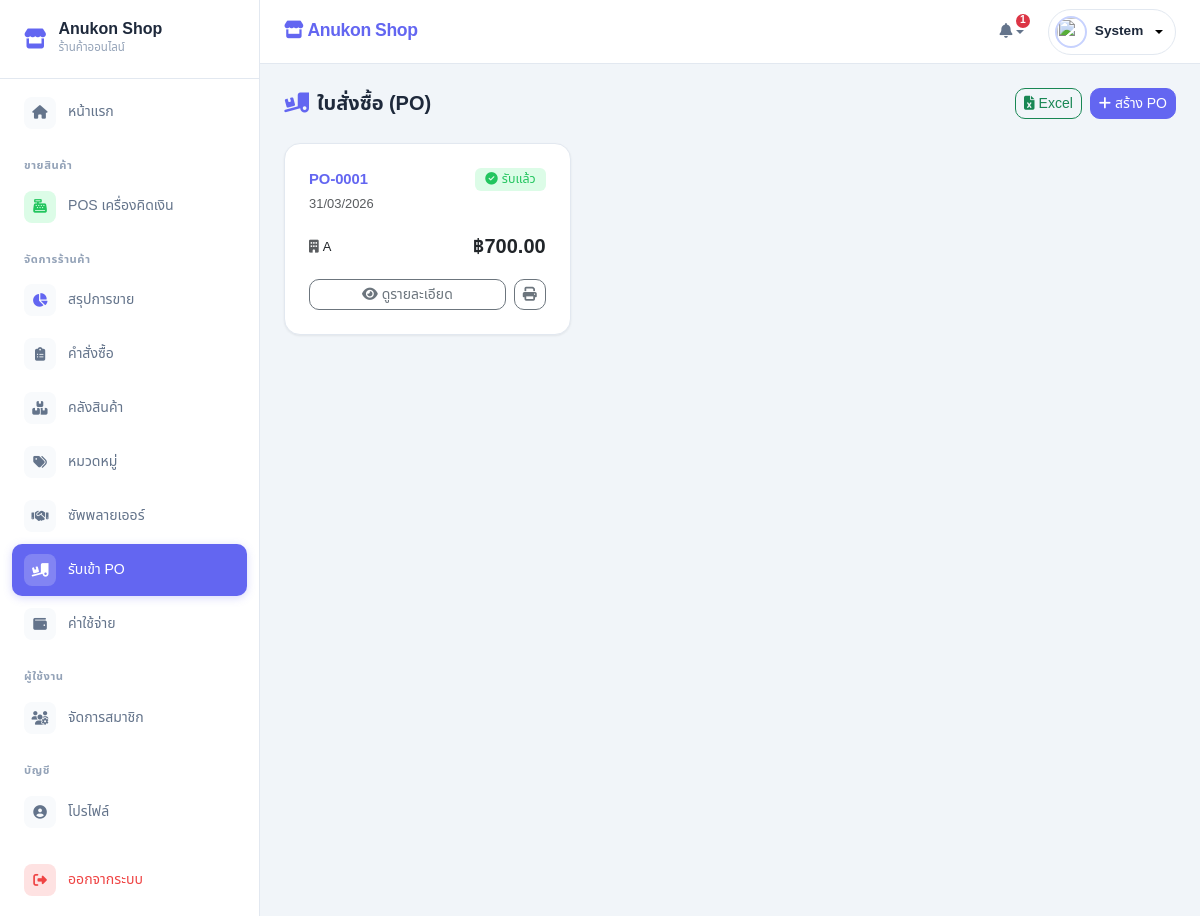
The page /views/purchases.php (signed in) on the database as committed earlier.
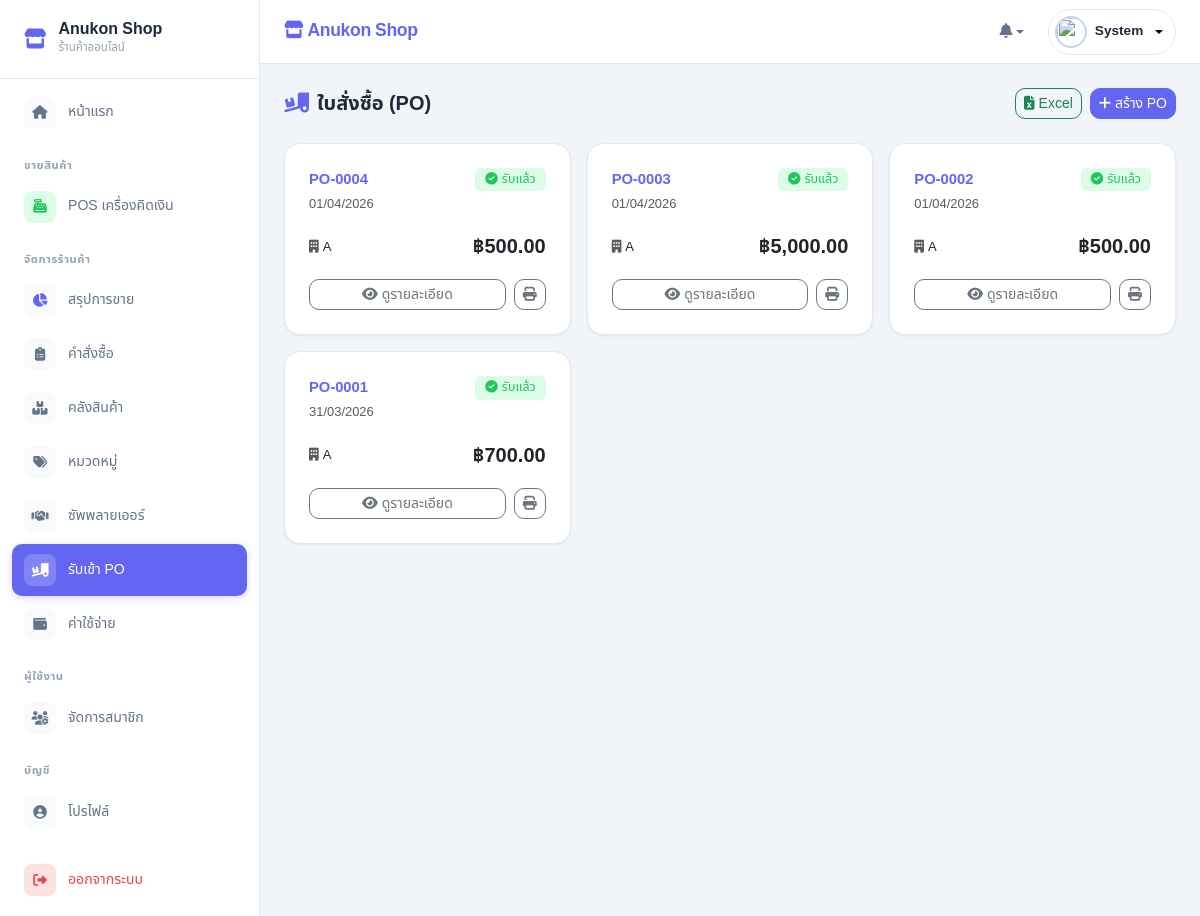
The same page on the database as committed later.
### tables this page shows
CREATE TABLE `bill_purchases` (
  `purchases_id` int NOT NULL,
  `sp_id` int DEFAULT NULL,
  `total_cost` decimal(12,2) DEFAULT '0.00',
  `purchase_date` date DEFAULT NULL,
  `received_date` date DEFAULT NULL,
  `purchase_status` tinyint DEFAULT NULL COMMENT '1=Pending, 2=Received, 0=Cancelled',
  `remark` text,
  `created_at` timestamp NOT NULL DEFAULT CURRENT_TIMESTAMP,
  `updated_at` timestamp NOT NULL DEFAULT CURRENT_TIMESTAMP ON UPDATE CURRENT_TIMESTAMP
);

CREATE TABLE `supplers` (
  `sp_id` int NOT NULL,
  `sp_name` varchar(200) NOT NULL,
  `sp_tax` varchar(20) DEFAULT NULL,
  `sp_address` int DEFAULT NULL,
  `sp_email` varchar(100) DEFAULT NULL,
  `sp_status` tinyint DEFAULT '1',
  `ct_first_name` varchar(100) DEFAULT NULL,
  `ct_last_name` varchar(100) DEFAULT NULL,
  `ct_position` varchar(100) DEFAULT NULL,
  `ct_phone` varchar(20) DEFAULT NULL,
  `created_at` timestamp NOT NULL DEFAULT CURRENT_TIMESTAMP,
  `updated_at` timestamp NOT NULL DEFAULT CURRENT_TIMESTAMP ON UPDATE CURRENT_TIMESTAMP
);

### views/purchases.php (the view, shortened to what this page needs)
<?php
include_once '../includes/header.php';
$result = $conn->query("SELECT b.*, s.sp_name FROM bill_purchases b LEFT JOIN supplers s ON b.sp_id = s.sp_id ORDER BY b.purchases_id DESC");
$po_status = [
    0 => ['label' => 'ยกเลิก', 'bg' => 'var(--danger-soft)', 'color' => 'var(--danger)', 'icon' => 'fa-ban'],
    1 => ['label' => 'รอรับสินค้า', 'bg' => 'var(--warning-soft)', 'color' => '#b45309', 'icon' => 'fa-clock'],
    2 => ['label' => 'รับแล้ว', 'bg' => 'var(--success-soft)', 'color' => 'var(--success)', 'icon' => 'fa-circle-check'],
];
?>
<main class="page-content fade-up">
    <div class="d-flex flex-wrap justify-content-between align-items-center gap-3 mb-4">
        <h5 class="fw-bold mb-0"><i class="fa-solid fa-truck-ramp-box text-primary me-2"></i>ใบสั่งซื้อ (PO)</h5>
        <div class="d-flex gap-2">
            <button class="btn btn-outline-success btn-sm" onclick="window.location.href='../api/export/export_data.php?type=po'">
                <i class="fa-solid fa-file-excel me-1"></i>Excel
            </button>
            <a href="purchase_create.php" class="btn btn-primary btn-sm">
                <i class="fa-solid fa-plus me-1"></i>สร้าง PO
            </a>
        </div>
    </div>
    <div class="row g-3">
        <?php if ($result->num_rows > 0): ?>
            <?php while($row = $result->fetch_assoc()):
                $cfg = $po_status[$row['purchase_status']] ?? $po_status[1];
                $po_no = 'PO-' . str_pad($row['purchases_id'], 4, '0', STR_PAD_LEFT);
            ?>
            <div class="col-12 col-md-6 col-xl-4">
                <div class="card p-4 h-100">
                    <div class="d-flex justify-content-between align-items-start mb-3">
                        <div>
                            <div class="fw-bold text-primary"><?php echo $po_no; ?></div>
                            <small class="text-muted"><?php echo date('d/m/Y', strtotime($row['purchase_date'])); ?></small>
                        </div>
                        <span class="badge" style="background: <?php echo $cfg['bg']; ?>; color: <?php echo $cfg['color']; ?>;">
                            <i class="fa-solid <?php echo $cfg['icon']; ?> me-1"></i><?php echo $cfg['label']; ?>
                        </span>
                    </div>
                    <div class="d-flex justify-content-between align-items-center mb-3">
                        <div class="small"><i class="fa-solid fa-building text-muted me-1"></i><?php echo htmlspecialchars($row['sp_name'] ?? '-'); ?></div>
                        <div class="fw-bold fs-5">฿<?php echo number_format($row['total_cost'], 2); ?></div>
                    </div>
                    <div class="d-flex gap-2 mt-auto">
                        <?php if($row['purchase_status'] == 1): ?>
                            <a href="purchase_receive.php?id=<?php echo $row['purchases_id']; ?>" class="btn btn-sm btn-success flex-grow-1">
                                <i class="fa-solid fa-box-open me-1"></i>รับของ
                            </a>
                        <?php else: ?>
                            <a href="purchase_receive.php?id=<?php echo $row['purchases_id']; ?>" class="btn btn-sm btn-outline-secondary flex-grow-1">
                                <i class="fa-solid fa-eye me-1"></i>ดูรายละเอียด
                            </a>
                        <?php endif; ?>
                        <a href="print_po.php?id=<?php echo $row['purchases_id']; ?>" target="_blank" class="btn btn-sm btn-outline-secondary">
                            <i class="fa-solid fa-print"></i>
                        </a>
                    </div>
                </div>
            </div>
            <?php endwhile; ?>
        <?php endif; ?>
    </div>
</main>
<?php include_once '../includes/footer.php'; ?>

### includes/header.php (shortened to what this page needs)
<?php
require_once '../config/db_config.php';
$notifications = [];
$noti_count = 0;
if ($_SESSION['role'] === 'admin') {
    $res = $conn->query("SELECT COUNT(*) as c FROM bill_sales WHERE sale_status = 1");
    if ($res && $row = $res->fetch_assoc()) {
        if ($row['c'] > 0) {
            $noti_count += $row['c'];
        }
    }
} else if ($_SESSION['role'] === 'customer') {
    $uid = $_SESSION['user_id'];
    $cart_sql = "SELECT SUM(quantity) as total_qty FROM cart_items WHERE user_id = ?";
    $stmt_cart = $conn->prepare($cart_sql);
    $stmt_cart->bind_param("i", $uid);
    $stmt_cart->execute();
    $cart_res = $stmt_cart->get_result()->fetch_assoc();
    $cart_count = $cart_res['total_qty'] ?? 0;
    $stmt_cart->close();
    $res = $conn->query("SELECT sale_id, sale_status FROM bill_sales WHERE user_id = $uid ORDER BY sale_id DESC LIMIT 5");
    if ($res) {
        while ($row = $res->fetch_assoc()) {
            $status_text = '';
            $icon = '';
            $color = '';
            switch ($row['sale_status']) {
                case 1:
                    $status_text = "รอตรวจสอบ/ชำระเงิน";
                    $icon = "fa-clock";
                    $color = "warning";
                    break;
                case 2:
                    $status_text = "กำลังจัดเตรียมสินค้า";
                    $icon = "fa-box";
                    $color = "info";
                    break;
                case 3:
                    $status_text = "จัดส่งเรียบร้อยแล้ว";
                    $icon = "fa-check-circle";
                    $color = "success";
                    break;
                case 4:
                    $status_text = "ชำระเงินเรียบร้อย (รับเอง)";
                    $icon = "fa-store";
                    $color = "primary";
                    break;
                case 0:
                    $status_text = "ยกเลิกคำสั่งซื้อแล้ว";
                    $icon = "fa-xmark";
                    $color = "danger";
                    break;
            }
            $notifications[] = ['icon' => $icon, 'color' => $color, 'text' => "ออเดอร์ #{$row['sale_id']} {$status_text}", 'link' => "order_detail.php?id={$row['sale_id']}"];
            $noti_count++;
        }
    }
}
?>
<!DOCTYPE html>
<html lang="th">
<head>
    <link href="https://cdn.jsdelivr.net/npm/bootstrap@5.3.0/dist/css/bootstrap.min.css" rel="stylesheet">
    <link rel="stylesheet" href="https://cdnjs.cloudflare.com/ajax/libs/font-awesome/6.4.0/css/all.min.css">
</head>
<body>
    <div id="wrapper">
        <?php include_once __DIR__ . '/sidebar.php'; ?>
        <div id="content-wrapper">
            <header class="top-navbar d-flex justify-content-between align-items-center">
                <div class="d-flex align-items-center gap-3">
                    <span class="nav-brand d-none d-sm-block">
                        <i class="fa-solid fa-store me-1"></i>Anukon Shop
                    </span>
                </div>
                <div class="d-flex align-items-center gap-3">
                    <div class="dropdown">
                        <button class="btn-nav dropdown-toggle border-0" type="button" data-bs-toggle="dropdown"
                            aria-expanded="false" style="background:none;">
                            <i class="fa-solid fa-bell"></i>
                            <?php if ($noti_count > 0): ?>
                                <span class="cart-badge bg-danger"
                                    style="right:0; top:0;"><?php echo $noti_count > 9 ? '9+' : $noti_count; ?></span>
                            <?php endif; ?>
                        </button>
                    </div>
                    <div class="dropdown">
                        <button class="user-dropdown-btn dropdown-toggle" type="button" data-bs-toggle="dropdown"
                            aria-expanded="false">
                            <img src="../assets/img/default-profile.png" alt="" class="user-avatar">
                            <span
                                class="user-name d-none d-sm-inline"><?php echo $_SESSION['full_name'] ?? 'ผู้ใช้'; ?></span>
                        </button>
                    </div>
                </div>
            </header>

### includes/sidebar.php (shortened to what this page needs)
<?php
function renderMenu($role) {
    $current_page = basename($_SERVER['PHP_SELF']);
    $isActive = function($page) use ($current_page) {
        return ($current_page == $page) ? 'active' : '';
    };
    echo '<ul class="sidebar-menu">';
    echo '<li><a href="dashboard.php" class="menu-item ' . $isActive('dashboard.php') . '">
            <span class="menu-icon"><i class="fa-solid fa-house"></i></span>
            <span>หน้าแรก</span>
          </a></li>';
    if ($role == 'admin') {
        echo '<li class="menu-section">ขายสินค้า</li>';
        echo '<li><a href="pos.php" class="menu-item ' . $isActive('pos.php') . '">
                <span class="menu-icon bg-success-soft text-success"><i class="fa-solid fa-cash-register"></i></span>
                <span>POS เครื่องคิดเงิน</span>
              </a></li>';
        echo '<li class="menu-section">จัดการร้านค้า</li>';
        echo '<li><a href="sales_summary.php" class="menu-item ' . $isActive('sales_summary.php') . '">
                <span class="menu-icon bg-primary-soft text-primary"><i class="fa-solid fa-chart-pie"></i></span>
                <span>สรุปการขาย</span>
              </a></li>';
        echo '<li><a href="orders_manage.php" class="menu-item ' . $isActive('orders_manage.php') . '">
                <span class="menu-icon"><i class="fa-solid fa-clipboard-list"></i></span>
                <span>คำสั่งซื้อ</span>
              </a></li>';
        echo '<li><a href="inventory.php" class="menu-item ' . $isActive('inventory.php') . '">
                <span class="menu-icon"><i class="fa-solid fa-boxes-stacked"></i></span>
                <span>คลังสินค้า</span>
              </a></li>';
        echo '<li><a href="categories.php" class="menu-item ' . $isActive('categories.php') . '">
                <span class="menu-icon"><i class="fa-solid fa-tags"></i></span>
                <span>หมวดหมู่</span>
              </a></li>';
        echo '<li><a href="suppliers.php" class="menu-item ' . $isActive('suppliers.php') . '">
                <span class="menu-icon"><i class="fa-solid fa-handshake"></i></span>
                <span>ซัพพลายเออร์</span>
              </a></li>';
        echo '<li><a href="purchases.php" class="menu-item ' . $isActive('purchases.php') . '">
                <span class="menu-icon"><i class="fa-solid fa-truck-ramp-box"></i></span>
                <span>รับเข้า PO</span>
              </a></li>';
        echo '<li><a href="expenses.php" class="menu-item ' . $isActive('expenses.php') . '">
                <span class="menu-icon"><i class="fa-solid fa-wallet"></i></span>
                <span>ค่าใช้จ่าย</span>
              </a></li>';
        echo '<li class="menu-section">ผู้ใช้งาน</li>';
        echo '<li><a href="users_manage.php" class="menu-item ' . $isActive('users_manage.php') . '">
                <span class="menu-icon"><i class="fa-solid fa-users-gear"></i></span>
                <span>จัดการสมาชิก</span>
              </a></li>';
    }
    echo '<li class="menu-section">บัญชี</li>';
    echo '<li><a href="profile.php" class="menu-item ' . $isActive('profile.php') . '">
            <span class="menu-icon"><i class="fa-solid fa-circle-user"></i></span>
            <span>โปรไฟล์</span>
          </a></li>';
    echo '<li class="mt-3"><a href="../actions/logout.php" class="menu-item menu-logout">
            <span class="menu-icon"><i class="fa-solid fa-right-from-bracket"></i></span>
            <span>ออกจากระบบ</span>
          </a></li>';
    echo '</ul>';
}
?>
<nav id="sidebar" class="d-none d-lg-flex flex-column">
    <div class="sidebar-brand">
        <i class="fa-solid fa-store"></i>
        <div>
            <div class="brand-name">Anukon Shop</div>
            <div class="brand-sub">ร้านค้าออนไลน์</div>
        </div>
    </div>
    <div class="sidebar-body">
        <?php renderMenu($_SESSION['role']); ?>
    </div>
</nav>

### includes/footer.php (shortened to what this page needs)
        </div>
    </div>
</body>
</html>

### includes/header.php (style rules this page uses)
:root { --primary: #6366f1; --primary-hover: #4f46e5; --primary-light: #eef2ff; --primary-soft: #c7d2fe; --surface: #ffffff; --surface-alt: #f8fafc; --bg: #f1f5f9; --text: #1e293b; --text-muted: #94a3b8; --text-secondary: #64748b; --border: #e2e8f0; --success: #22c55e; --success-soft: #dcfce7; --danger: #ef4444; --danger-soft: #fee2e2; --warning: #f59e0b; --warning-soft: #fef3c7; --info: #3b82f6; --info-soft: #dbeafe; --radius: 16px; --radius-sm: 10px; --radius-xs: 6px; --shadow: 0 1px 3px rgba(0, 0, 0, 0.04), 0 1px 2px rgba(0, 0, 0, 0.03); --shadow-md: 0 4px 6px -1px rgba(0, 0, 0, 0.05), 0 2px 4px -2px rgba(0, 0, 0, 0.03); --shadow-lg: 0 10px 15px -3px rgba(0, 0, 0, 0.05), 0 4px 6px -4px rgba(0, 0, 0, 0.03); --transition: all 0.2s ease; }
* { box-sizing: border-box; }
body { font-family: 'Noto Sans Thai', sans-serif; background-color: var(--bg); margin: 0; padding: 0; overflow-x: hidden; color: var(--text); font-size: 0.925rem; line-height: 1.6; }
.text-primary { color: var(--primary) !important; }
.btn-primary { background-color: var(--primary) !important; border-color: var(--primary) !important; border-radius: var(--radius-sm) !important; font-weight: 500; transition: var(--transition); }
.btn { border-radius: var(--radius-sm) !important; font-weight: 500; transition: var(--transition); }
.card { border: 1px solid var(--border); border-radius: var(--radius) !important; box-shadow: var(--shadow); background: var(--surface); transition: var(--transition); }
.badge { font-weight: 500; padding: 5px 10px; border-radius: var(--radius-xs); font-size: 0.78rem; }
#wrapper { display: flex; width: 100%; min-height: 100vh; }
#content-wrapper { flex: 1; display: flex; flex-direction: column; min-width: 0; background-color: var(--bg); }
.top-navbar { background: var(--surface); border-bottom: 1px solid var(--border); height: 64px; min-height: 64px; display: flex; align-items: center; padding: 0 24px; width: 100%; position: sticky; top: 0; z-index: 999; }
.nav-brand { font-weight: 700; font-size: 1.1rem; color: var(--primary); letter-spacing: -0.02em; }
.btn-nav { width: 40px; height: 40px; display: flex; align-items: center; justify-content: center; border-radius: 50%; border: 1px solid var(--border); background: var(--surface); color: var(--text-secondary); transition: var(--transition); position: relative; }
.user-dropdown-btn { display: flex; align-items: center; gap: 8px; padding: 6px 12px 6px 6px; border-radius: 24px; border: 1px solid var(--border); background: var(--surface); cursor: pointer; transition: var(--transition); }
.user-avatar { width: 32px; height: 32px; border-radius: 50%; object-fit: cover; border: 2px solid var(--primary-soft); }
.user-name { font-weight: 600; font-size: 0.85rem; color: var(--text); }
.page-content { flex: 1; padding: 24px; }
.fade-up { animation: fadeUp 0.35s ease-out; }
.cart-badge { position: absolute; top: -4px; right: -4px; background: var(--danger); color: #fff; font-size: 0.65rem; font-weight: 700; min-width: 18px; height: 18px; display: flex; align-items: center; justify-content: center; border-radius: 9px; border: 2px solid var(--surface); }

Rows that differ between the two databases and show on the page:
added bill_purchases: purchases_id "PO-0004", purchase_date "01/04/2026", purchase_status "รับแล้ว", sp.sp_name "A", total_cost "500.00"
added bill_purchases: purchases_id "PO-0003", purchase_date "01/04/2026", purchase_status "รับแล้ว", sp.sp_name "A", total_cost "5,000.00"
added bill_purchases: purchases_id "PO-0002", purchase_date "01/04/2026", purchase_status "รับแล้ว", sp.sp_name "A", total_cost "500.00"
Other text that changed with them:
$noti_count: "1" → (not shown)
